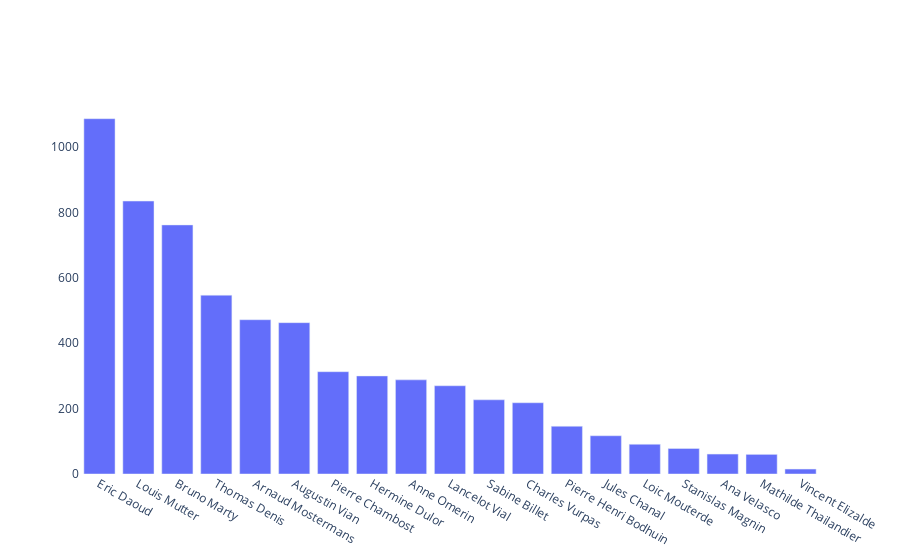

Write notebook code for a chart like this one.
### Code cell
# Number of messages per author
data = messages_df.groupby("author")["message"].count().sort_values(ascending=False)

fig = go.Figure(
    data=go.Bar(x=data.index,
                y=data.values),
    layout=layout
)

fig.show()

### Figure 1 — Plotly figure (JSON) as saved in the notebook; plotly's stock layout.template omitted (floating-point values rounded to 4 significant figures)
{"data": [{"type": "bar", "x": ["Eric Daoud", "Louis Mutter", "Bruno Marty", "Thomas Denis", "Arnaud Mostermans", "Augustin Vian", "Pierre Chambost", "Hermine Dulor", "Anne Omerin", "Lancelot Vial", "Sabine Billet", "Charles Vurpas", "Pierre Henri Bodhuin", "Jules Chanal", "Loic Mouterde", "Stanislas Magnin", "Ana Velasco", "Mathilde Thailandier", "Vincent Elizalde"], "y": [1087, 835, 762, 547, 472, 463, 313, 300, 288, 270, 227, 218, 146, 117, 91, 78, 61, 60, 15]}], "layout": {"paper_bgcolor": "rgba(0,0,0,0)", "plot_bgcolor": "rgba(0,0,0,0)"}}
